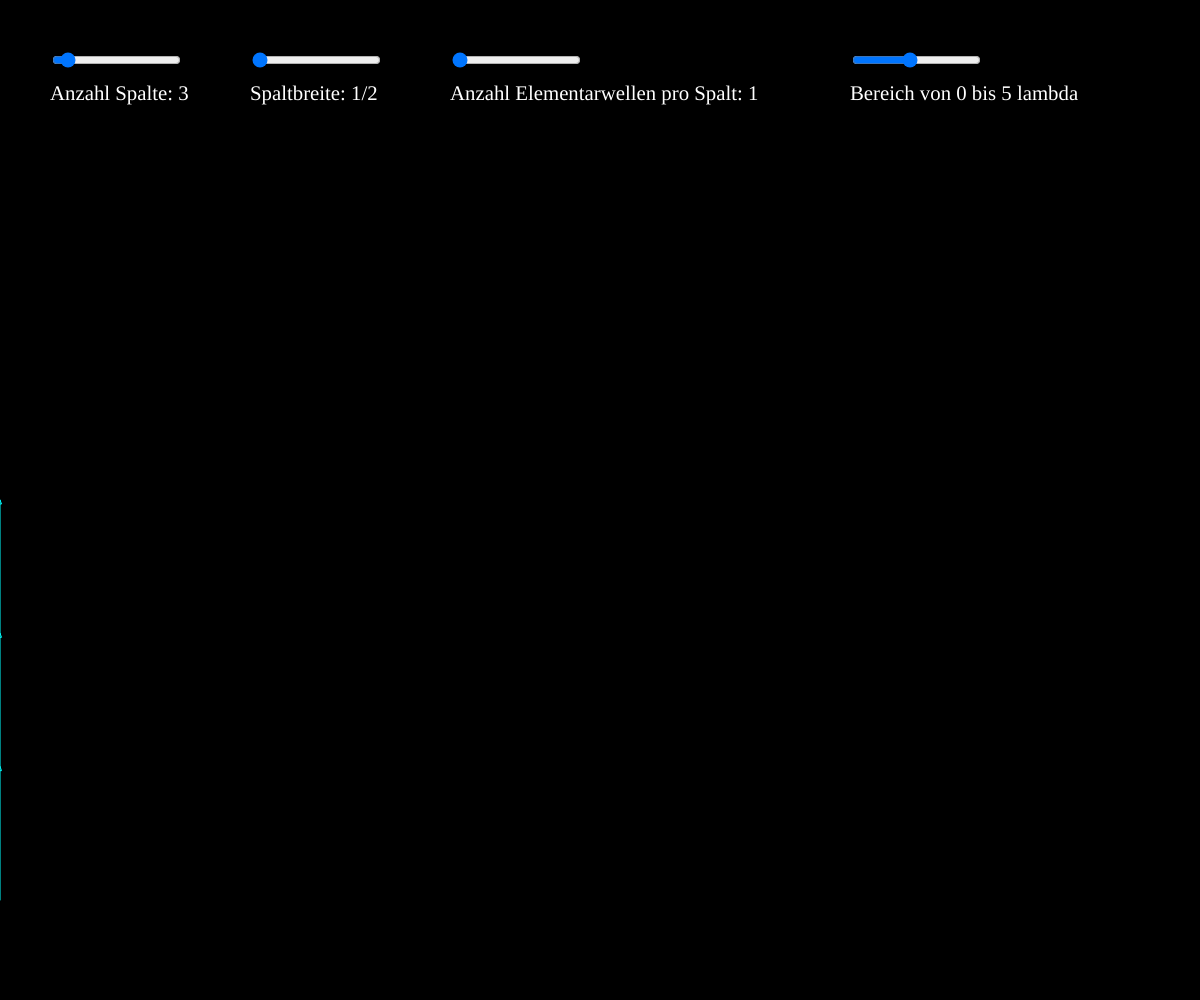
Frame 1 (no input)
Frame 60 (no input): identical to frame 1, image omitted
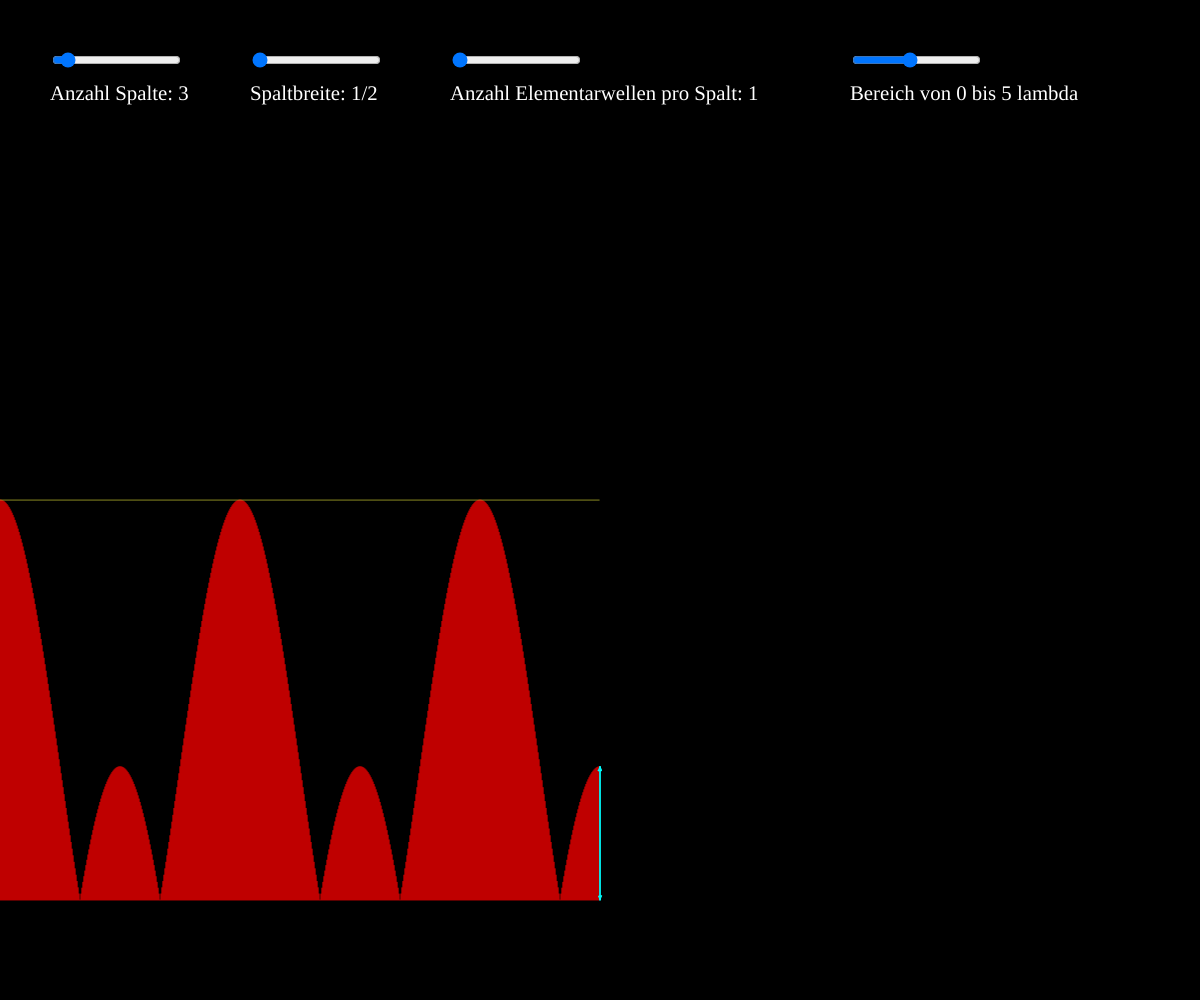
Frame 120 (the mouse pressed at the canvas centre since frame 60)

The p5.js sketch that drew these frames (run headless with seeded random() and noise() and a simulated clock; from frame 60 on, the mouse is pressed at the canvas centre):

// p5.js sketch
// ── sketch.js
let Arrows = [];
let yvalues = [];
let yeinfach = [];
let slider;
let breiteSlider;
let elemSlider;
let rangeSlider;
let elemnum;
let n;
let brightness = [];
let yoff;
let arrownum = 3;
let R;
let range;
let drawRange = 0;

function setup() {
  createCanvas(windowWidth, windowHeight);
  slider = createSlider(1, 30, 3, 1);
  slider.position(50, 50);
  text = createP();
  text.position(50, 60);
  text.style('font-size', '130%');
  text.style('color', '#ffffff');
  breiteSlider = createSlider(2, 20, 1, 1);
  breiteSlider.position(250, 50);
  btext = createP();
  btext.position(250, 60);
  btext.style('font-size', '130%');
  btext.style('color', '#ffffff');
  elemSlider = createSlider(1, 50, 1, 1);
  elemSlider.position(450, 50);
  etext = createP();
  etext.position(450, 60);
  etext.style('font-size', '130%');
  etext.style('color', '#ffffff');
  text2 = createP();
  text2.position(50, 80);
  text2.style('font-size', '130%');
  text2.style('color', '#ffffff');
  rangeSlider = createSlider(1, 10, 5, 1);
  rangeSlider.position(850, 50);
  rtext = createP();
  rtext.position(850, 60);
  rtext.style('font-size', '130%');
  rtext.style('color', '#ffffff');
  yoff = height - 100;
  reset();
}

function reset() {
  background(0);
  arrownum = slider.value();
  elemnum = elemSlider.value();
  n = breiteSlider.value();
  range = rangeSlider.value();
  R = 400 / (arrownum * elemnum);
  calcYs();
  Yeinfach();
}

function Yeinfach() {
  for (let i = 0; i < width; i++) {
    let x = 0;
    let y = 0;
    let alpha = 0;
    for (let j = 0; j < elemnum; j++) {
      alpha -= i / width * PI * range / ((n - 1) * elemnum);
      x += R * cos(alpha);
      y += R * sin(alpha);
    }
    yeinfach[i] = arrownum * sqrt(x * x + y * y);
  }
}

function calcYs() {
  for (let i = 0; i < width; i++) {
    let x = 0;
    let y = 0;
    let alpha = 0;

    for (let k = 0; k < arrownum; k++) {
      alpha -= i / width * PI * range;
      for (let j = 0; j < elemnum; j++) {
        alpha -= i / width * PI * range / ((n - 1) * elemnum);
        x += R * cos(alpha);
        y += R * sin(alpha);
      }
    }
    yvalues[i] = sqrt(x * x + y * y);
  }
}

function draw() {
  if (width != windowWidth || height != windowHeight) {
    setup();
  }
  if (arrownum != slider.value()) reset();
  if (n != breiteSlider.value()) reset();
  if (elemnum = elemSlider.value()) reset();
  if (range != rangeSlider.value()) reset();
  text.html('Anzahl Spalte: ' + arrownum);
  btext.html('Spaltbreite: 1/' + n);
  etext.html('Anzahl Elementarwellen pro Spalt: ' + elemnum);
  rtext.html('Bereich von 0 bis ' + range + ' lambda');
  Arrows = [];
  background(0);
  if (mouseY > 200) drawRange = mouseX;
  for (let i = 0; i < drawRange; i++) {
    stroke(255, 0, 0);
    line(i, yoff, i, yoff - yvalues[i]);
    stroke(200, 200, 50);
    point(i, yoff - yeinfach[i]);
  }
  stroke(0, 0, 250);
  let x = drawRange;
  let y = yoff;
  let alpha = 0;
  for (let k = 0; k < arrownum; k++) {
    alpha -= drawRange / width * PI * range;
    for (let j = 0; j < elemnum; j++) {
      alpha -= drawRange / width * PI * range / ((n - 1) * elemnum);
      Arrows[elemnum * k + j] = new Arrow(x, y, alpha);
      x += R * cos(alpha);
      y += R * sin(alpha);
    }
  }
  let dx = x - drawRange;
  let dy = y - yoff;
  let r = sqrt(dx * dx + dy * dy);
  let beta = acos(dx / r);
  if (dy < 0) beta = TWO_PI - beta;
  translate(drawRange, yoff);
  rotate(-beta - PI / 2);
  translate(-drawRange, -yoff);
  for (let k = 0; k < Arrows.length; k++) {
    Arrows[k].show();
  }
}

class Arrow {
  constructor(xa, ya, alpha) {
    this.alpha = alpha;
    this.xa = xa;
    this.ya = ya;
  }

  show() {
    stroke(0, 255, 255);
    push();
    translate(this.xa, this.ya);
    noFill();
    rotate(this.alpha);
    line(0, 0, R, 0);
    translate(R, 0);
    beginShape();
    vertex(-4, -1.5);
    vertex(0, 0);
    vertex(-4, 1.5);
    endShape(CLOSE);
    pop();
  }
}
